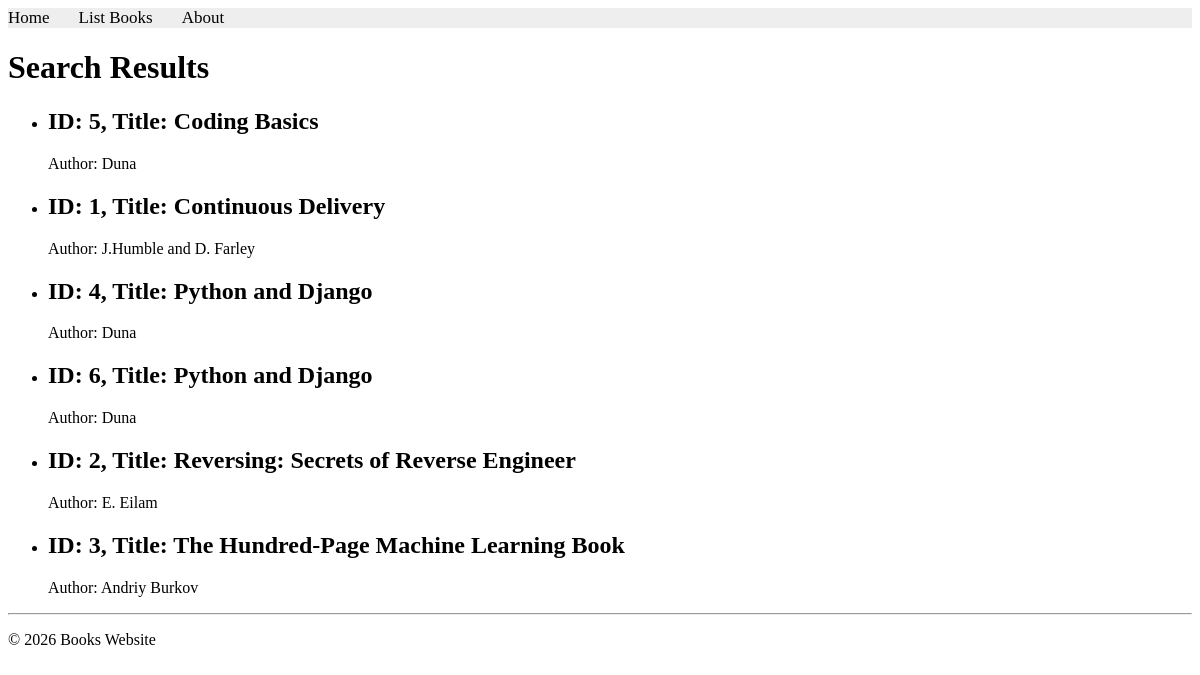
The app's page /books/lab8/task4 with its own data.
### apps/bookmodule/models.py (models this page shows)
class Book(models.Model):
    title = models.CharField(max_length=100)
    price = models.FloatField(default=0.0)
    author = models.CharField(max_length=50)
    edition = models.SmallIntegerField(default=1)
    quantity = models.IntegerField(default=1)
    pubdate = models.DateTimeField(default=timezone.now)
    rating = models.SmallIntegerField(default=1)
    publisher = models.ForeignKey(
        Publisher,
        null=True,
        on_delete=models.SET_NULL
    )
    authors = models.ManyToManyField(Author)

### apps/bookmodule/views.py (the view)
# urls.py: path("lab8/task4", views.lab8_task4, name="lab8_task4"),#لاب8ستيب4
def lab8_task4(request):
    mybooks = Book.objects.all().order_by("title")
    return render(
        request,
        "bookmodule/bookList.html",
        {"books": mybooks}
    )

### apps/templates/bookmodule/bookList.html (shortened to what this page needs)
{% extends "layouts/base.html" %}
{% block content %}
  <h1>Search Results</h1>
  {% if books %}
    <ul>
      {% for book in books %}
        <li>
          <h2>ID: {{ book.id }}, Title: {{ book.title }}</h2>
          <p>Author: {{ book.author }}</p>
        </li>
      {% endfor %}
    </ul>
  {% else %}
    <p>No books found.</p>
  {% endif %}
{% endblock content %}

### records on screen
Book: id "5", title "Coding Basics", author "Duna"
Book: id "1", title "Continuous Delivery", author "J.Humble and D. Farley"
Book: id "4", title "Python and Django", author "Duna"
Book: id "6", title "Python and Django", author "Duna"
Book: id "2", title "Reversing: Secrets of Reverse Engineer", author "E. Eilam"
Book: id "3", title "The Hundred-Page Machine Learning Book", author "Andriy Burkov"
